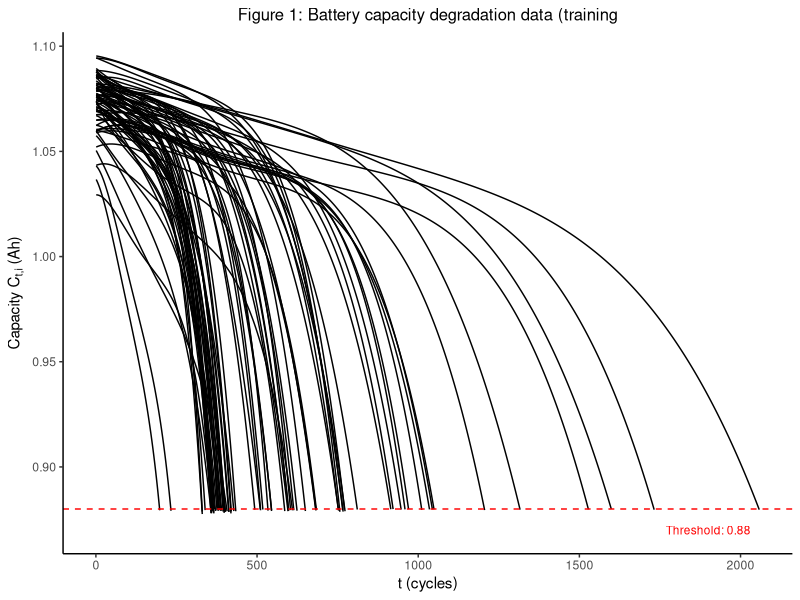

This chart was generated by the following R code:
install.packages("tidyverse")
install.packages("dplyr")
install.packages("ggplot2")
library(tidyverse)
library(dplyr)
library(tidyr)
library(ggplot2)

traindat = read.csv("./Battery_train.csv")
traindat_new = gather(traindat, variable, value, -Cycle)

ggplot(data = traindat_new, aes(x = Cycle, y = value, group = variable)) +
  xlab("t (cycles)") +
  ylab(bquote("Capacity" ~ C["t,i"] ~ "(Ah)")) +
  ggtitle("Figure 1: Battery capacity degradation data (training") +
  geom_line() +
  geom_hline(yintercept=0.88, 
             linetype="dashed", 
             color = "red", 
             size=0.5) +
  annotate("text", x=1900, y=0.87, label= "Threshold: 0.88", colour = "red", size = 3) +
  theme_bw() + 
  theme(plot.title = element_text(hjust = 0.5, size = 12), 
        panel.border = element_blank(), 
        panel.grid.major = element_blank(),
        panel.grid.minor = element_blank(), 
        axis.line = element_line(colour = "Black"))

